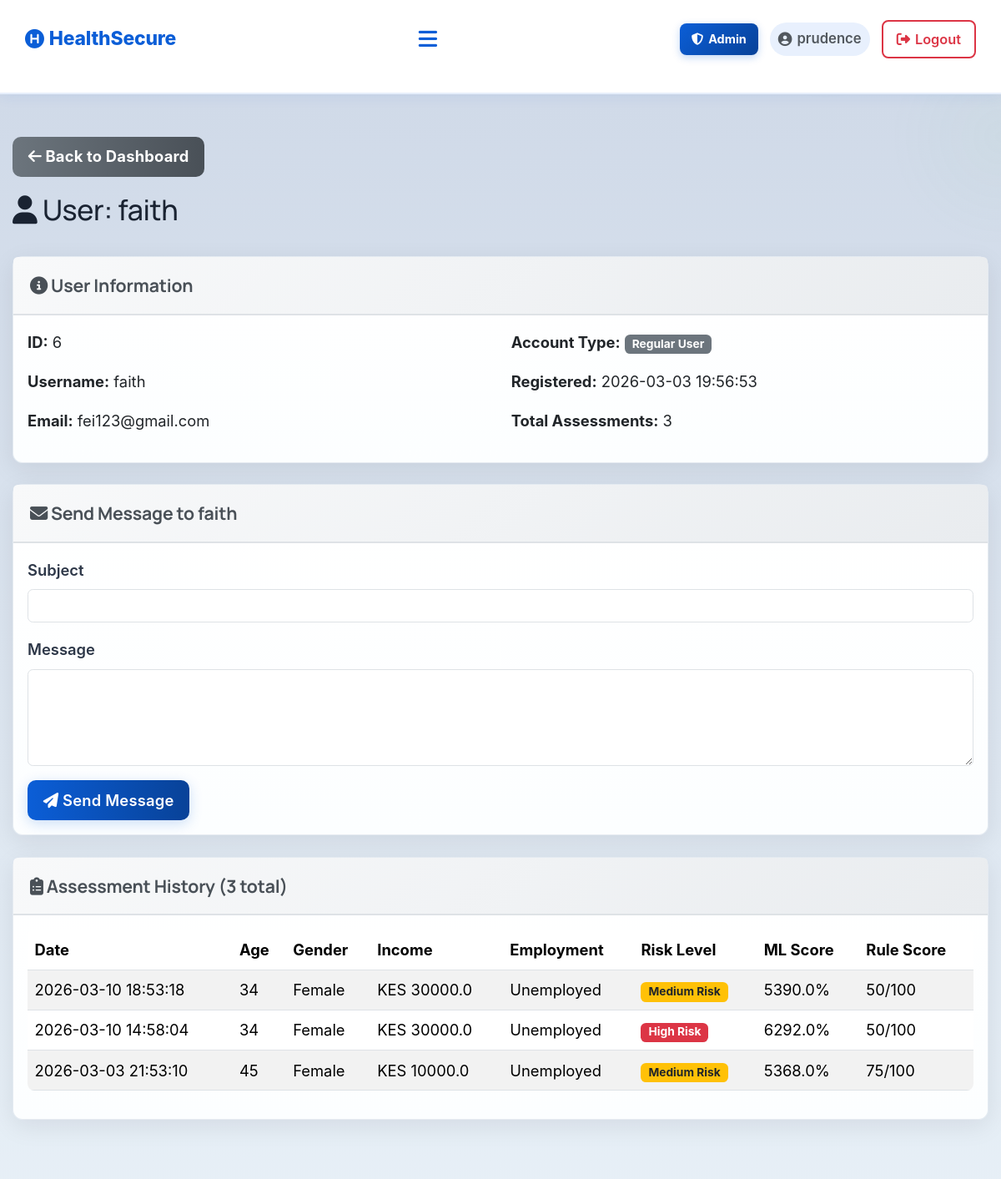
Page /admin/user/6 (signed in, upper part) on the earlier database version.
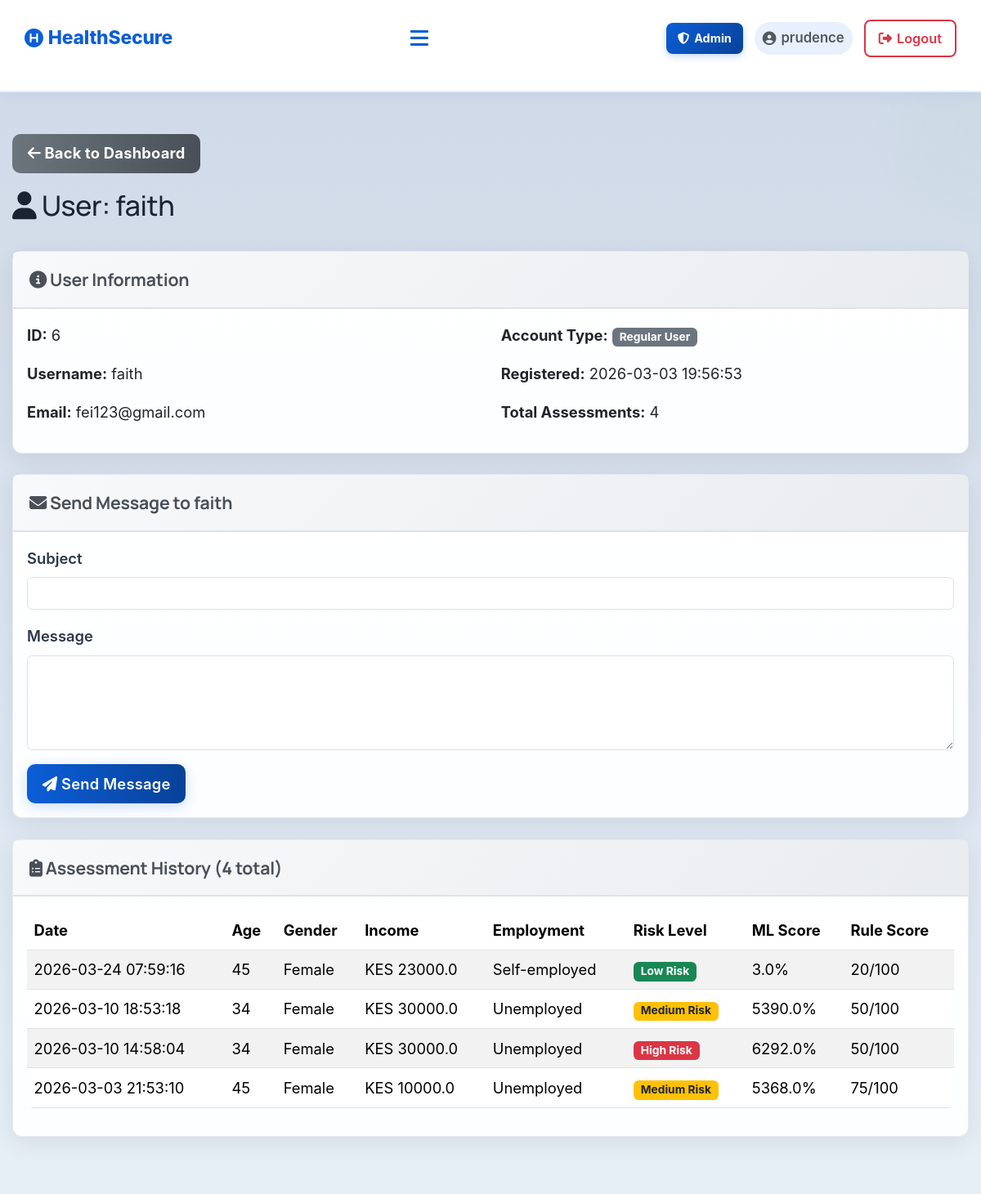
Same page on the later database version.
### tables this page shows
CREATE TABLE assessments (
            id INTEGER PRIMARY KEY AUTOINCREMENT,
            user_id INTEGER NOT NULL,
            age INTEGER,
            gender TEXT,
            marital_status TEXT,
            employment_status TEXT,
            income REAL,
            children INTEGER,
            education_level TEXT,
            residence_type TEXT,
            chronic_illness TEXT,
            family_size INTEGER,
            healthcare_knowledge TEXT,
            hospital_visit_gap REAL,
            routine_checkups INTEGER,
            cancer_screening INTEGER,
            dental_checkup INTEGER,
            mental_health_support INTEGER,
            risk_level TEXT,
            probability REAL,
            created_at TIMESTAMP DEFAULT CURRENT_TIMESTAMP, rule_based_score INTEGER DEFAULT 0, rule_based_category TEXT DEFAULT "Unknown",
            FOREIGN KEY (user_id) REFERENCES users (id)
        );

### app.py (the view)
@app.route('/admin/user/<int:user_id>')
@admin_required
def admin_view_user(user_id):
    conn = get_db_connection()
    user = conn.execute('SELECT * FROM users WHERE id = ?', (user_id,)).fetchone()
    if not user:
        flash('User not found!', 'danger')
        return redirect(url_for('admin_dashboard'))
    assessments = conn.execute('''
        SELECT * FROM assessments
        WHERE user_id = ?
        ORDER BY created_at DESC
    ''', (user_id,)).fetchall()
    conn.close()
    return render_template('admin_user_view.html',
                          username=session.get('username'),
                          user=user,
                          assessments=assessments)

### app.py (called while the page is built)
def get_db_connection():
    conn = sqlite3.connect(DATABASE)
    conn.row_factory = sqlite3.Row
    return conn

def is_admin():
    return bool(session.get('logged_in')) and session.get('is_admin', 0) == 1

def admin_required(f):
    from functools import wraps
    @wraps(f)
    def decorated_function(*args, **kwargs):
        if not session.get('logged_in'):
            flash('Please log in to access this page.', 'warning')
            return redirect(url_for('login'))
        if not is_admin():
            flash('Access denied. Admin privileges required.', 'danger')
            return redirect(url_for('index'))
        return f(*args, **kwargs)
    return decorated_function

### templates/admin_user_view.html (shortened to what the changed rows need)
{% extends 'base.html' %}
{% block extra_css %}
<link rel="stylesheet" href="{{ url_for('static', filename='css/admin.css') }}">
{% endblock %}
{% block content %}
<div class="container mt-5">
    <div class="row mb-4">
        <div class="col-12">
            <h2><i class="fas fa-user"></i> User: {{ user.username }}</h2>
        </div>
    </div>
    <div class="card mb-4">
        <div class="card-body">
            <div class="row">
                <div class="col-md-6">
                    <p><strong>Account Type:</strong>
                        {% if user.is_admin == 1 %}
                        <span class="badge bg-danger">Administrator</span>
                        {% else %}
                        <span class="badge bg-secondary">Regular User</span>
                        {% endif %}
                    </p>
                    <p><strong>Registered:</strong> {{ user.created_at }}</p>
                    <p><strong>Total Assessments:</strong> {{ assessments|length }}</p>
                </div>
            </div>
        </div>
    </div>
    <div class="card">
        <div class="card-header">
            <h5><i class="fas fa-clipboard-list"></i> Assessment History ({{ assessments|length }} total)</h5>
        </div>
        <div class="card-body">
            {% if assessments %}
            <div class="table-responsive">
                <table class="table table-striped table-hover">
                    <thead>
                        <tr>
                            <th>Date</th>
                            <th>Age</th>
                            <th>Gender</th>
                            <th>Income</th>
                            <th>Employment</th>
                            <th>Risk Level</th>
                            <th>ML Score</th>
                            <th>Rule Score</th>
                        </tr>
                    </thead>
                    <tbody>
                        {% for assessment in assessments %}
                        <tr>
                            <td>{{ assessment.created_at }}</td>
                            <td>{{ assessment.age }}</td>
                            <td>{{ assessment.gender }}</td>
                            <td>KES {{ assessment.income|round(0) }}</td>
                            <td>{{ assessment.employment_status }}</td>
                            <td>
                                {% if assessment.risk_level == 'High Risk' %}
                                <span class="badge bg-danger">{{ assessment.risk_level }}</span>
                                {% elif assessment.risk_level == 'Medium Risk' %}
                                <span class="badge bg-warning text-dark">{{ assessment.risk_level }}</span>
                                {% else %}
                                <span class="badge bg-success">{{ assessment.risk_level }}</span>
                                {% endif %}
                            </td>
                            <td>{{ (assessment.probability * 100)|round(1) }}%</td>
                            <td>{{ assessment.rule_based_score }}/100</td>
                        </tr>
                        {% endfor %}
                    </tbody>
                </table>
            </div>
            {% else %}
            <p class="text-muted">No assessments yet for this user.</p>
            {% endif %}
        </div>
    </div>
</div>
{% endblock %}

Differences in the rows shown:
added assessments: created_at "2026-03-24 07:59:16", age "45", gender "Female", income "23000.0", employment_status "Self-employed", risk_level "Low Risk", (assessment.probability*100)|round(1) "3.0", rule_based_score "20"
Other differences:
{{ assessments|length }}: "3" → "4"
